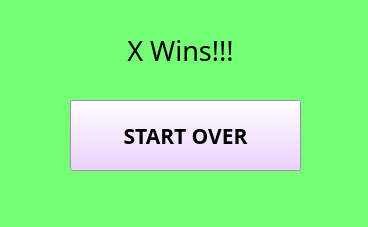
<?xml version="1.0" encoding="UTF-8"?>
<ui version="4.0">
 <class>MainWindow</class>
 <widget class="QMainWindow" name="MainWindow">
  <property name="geometry">
   <rect>
    <x>0</x>
    <y>0</y>
    <width>368</width>
    <height>227</height>
   </rect>
  </property>
  <property name="windowTitle">
   <string>MainWindow</string>
  </property>
  <property name="styleSheet">
   <string notr="true">* {
background-color:rgb(117, 255, 117)
}

#startover {
background-color:rgb(232, 194, 255)
}</string>
  </property>
  <widget class="QWidget" name="centralwidget">
   <widget class="QLabel" name="label">
    <property name="geometry">
     <rect>
      <x>100</x>
      <y>20</y>
      <width>161</width>
      <height>61</height>
     </rect>
    </property>
    <property name="font">
     <font>
      <family>Gloucester MT Extra Condensed</family>
      <pointsize>20</pointsize>
     </font>
    </property>
    <property name="text">
     <string>X Wins!!!</string>
    </property>
    <property name="alignment">
     <set>Qt::AlignCenter</set>
    </property>
   </widget>
   <widget class="QPushButton" name="startover">
    <property name="geometry">
     <rect>
      <x>70</x>
      <y>100</y>
      <width>231</width>
      <height>71</height>
     </rect>
    </property>
    <property name="font">
     <font>
      <family>Rockwell Extra Bold</family>
      <pointsize>16</pointsize>
      <weight>75</weight>
      <bold>true</bold>
     </font>
    </property>
    <property name="text">
     <string>START OVER</string>
    </property>
   </widget>
  </widget>
  <widget class="QMenuBar" name="menubar">
   <property name="geometry">
    <rect>
     <x>0</x>
     <y>0</y>
     <width>368</width>
     <height>26</height>
    </rect>
   </property>
  </widget>
  <widget class="QStatusBar" name="statusbar"/>
 </widget>
 <resources/>
 <connections/>
</ui>
